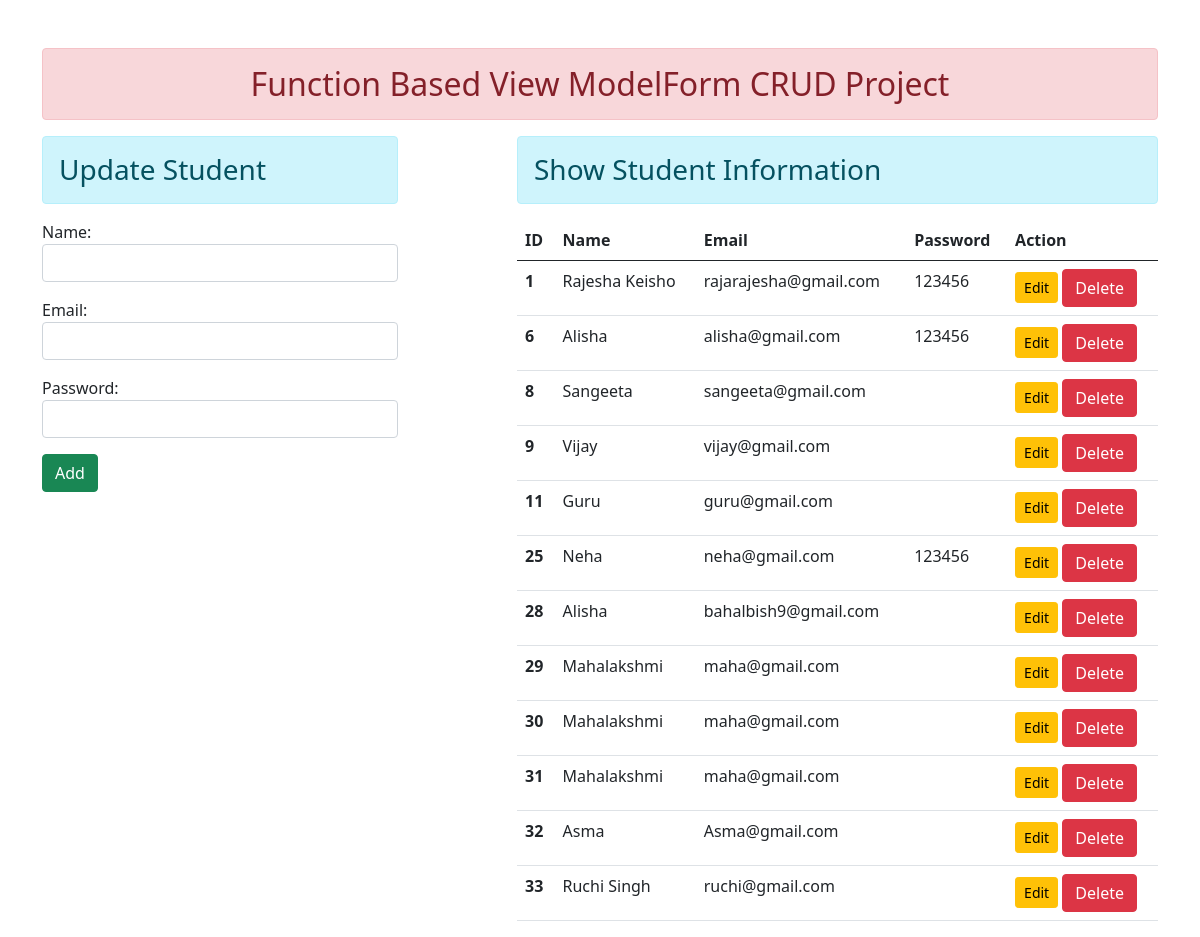
The page / on the database its author committed.
### testapp/models.py (models this page shows)
class user(models.Model):
    name = models.CharField(max_length=100)
    email = models.EmailField(max_length=100)
    password = models.CharField(max_length=100)

### testapp/views.py (the view)
# urls.py: path('', views.add_show, name='addandshow'),
def add_show(request):
 if request.method == 'POST':
    fm = StudentRegistration(request.POST)
    if fm.is_valid():
        nm = fm.cleaned_data['name']
        em = fm.cleaned_data['email']
        pw = fm.cleaned_data['password']
        reg = user(name=nm, email=em)
        reg.save()
        fm = StudentRegistration()
 else:
    fm = StudentRegistration()
 stud = user.objects.all()
 return render(request, 'testapp/addandshow.html', {'form': fm, 'stu':stud})

### testapp/forms.py
class StudentRegistration(forms.ModelForm):
    class Meta:
        model = user
        fields = ['name', 'email', 'password']
        widgets = {
        'name': forms.TextInput(attrs={'class':'form-control'}),
        'email': forms.EmailInput(attrs={'class':'form-control'}),
        'password': forms.PasswordInput(render_value=True, attrs={'class':'form-control'}),
        }

### testapp/templates/testapp/addandshow.html (shortened to what this page needs)
{% extends 'testapp/result.html' %}
{% block content %}
<div class="row">
    <div class="col-sm-4">
        <h3 class="text-left alert alert-info">Update Student</h3>
        <form action="" method="POST">
            {{ form.as_p }}
            <input type="submit" class="btn btn-success" value="Add">
        </form>
    </div>
    <div class="col-sm-7 offset-1">
<h3 class="text-left alert alert-info">Show Student Information</h3>
{% if stu %}
        <table class="table table-hover">
            <thead>
            <tr>
                <th scope="col">ID</th>
                <th scope="col">Name</th>
                <th scope="col">Email</th>
                <th scope="col">Password</th>
                <th scope="col">Action</th>
            </tr>
            </thead>
            <tbody>
                {% for st in stu %}
            <tr>
                <th scope="row">{{st.id}}</th>
                <td>{{st.name}}</td>
                <td>{{st.email}}</td>
                <td>{{st.password}}</td>
                <td>
                <a href="{% url 'updatedata' st.id %}" class="btn btn-warning btn-sm">Edit</a>
                <form action="{% url 'deletedata' st.id %}" method="post" class="d-inline"> {% csrf_token %}
                <input type="submit" class=" btn btn-danger" value="Delete">
                </form>
                </td>
            </tr>
            {% endfor %}
            </tbody>
        </table>
{% else %}
<h3>No Record Found</h3>
{% endif %}
    </div>
</div>
{% endblock content %}

### testapp/templates/testapp/result.html (shortened to what this page needs)
{% load static %}
<!DOCTYPE html>
<html lang="en">
<head>
    <link rel="stylesheet" href="{% static 'testapp/css/bootstrap.css' %}">
</head>
<body>
<div class="container mt-5">
    <h2 class="text-center alert alert-danger">Function Based View ModelForm CRUD Project</h2>
    {% block content %}
    {% endblock content %}
</div>
</body>
</html>

### rows shown on the page
user: id "1", name "Rajesha Keisho", email "rajarajesha@gmail.com", password "123456"
user: id "6", name "Alisha", email "alisha@gmail.com", password "123456"
user: id "8", name "Sangeeta", email "sangeeta@gmail.com"
user: id "9", name "Vijay", email "vijay@gmail.com"
user: id "11", name "Guru", email "guru@gmail.com"
user: id "25", name "Neha", email "neha@gmail.com", password "123456"
user: id "28", name "Alisha", email "bahalbish9@gmail.com"
user: id "29", name "Mahalakshmi", email "maha@gmail.com"
user: id "30", name "Mahalakshmi", email "maha@gmail.com"
user: id "31", name "Mahalakshmi", email "maha@gmail.com"
user: id "32", name "Asma", email "Asma@gmail.com"
user: id "33", name "Ruchi Singh", email "ruchi@gmail.com"
